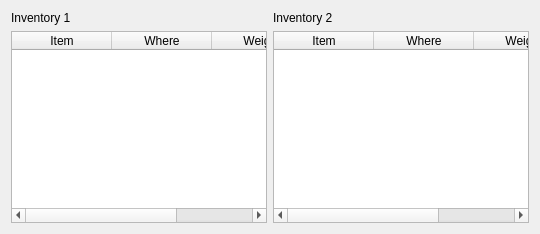
      <widget class="QWidget" name="tabInventory_generic">
       <attribute name="title">
        <string>Inventory</string>
       </attribute>
       <layout class="QHBoxLayout" name="horizontalLayout_3">
        <item>
         <layout class="QVBoxLayout" name="verticalLayout_6">
          <item>
           <widget class="QLabel" name="label_6">
            <property name="text">
             <string>Inventory 1</string>
            </property>
           </widget>
          </item>
          <item>
           <widget class="QTableWidget" name="inv1Table_generic">
            <attribute name="horizontalHeaderStretchLastSection">
             <bool>true</bool>
            </attribute>
            <column>
             <property name="text">
              <string>Item</string>
             </property>
            </column>
            <column>
             <property name="text">
              <string>Where</string>
             </property>
            </column>
            <column>
             <property name="text">
              <string>Weight</string>
             </property>
            </column>
           </widget>
          </item>
         </layout>
        </item>
        <item>
         <layout class="QVBoxLayout" name="verticalLayout_7">
          <item>
           <widget class="QLabel" name="label_7">
            <property name="text">
             <string>Inventory 2</string>
            </property>
           </widget>
          </item>
          <item>
           <widget class="QTableWidget" name="inv2Table_generic">
            <attribute name="horizontalHeaderStretchLastSection">
             <bool>true</bool>
            </attribute>
            <column>
             <property name="text">
              <string>Item</string>
             </property>
            </column>
            <column>
             <property name="text">
              <string>Where</string>
             </property>
            </column>
            <column>
             <property name="text">
              <string>Weight</string>
             </property>
            </column>
           </widget>
          </item>
         </layout>
        </item>
       </layout>
      </widget>
